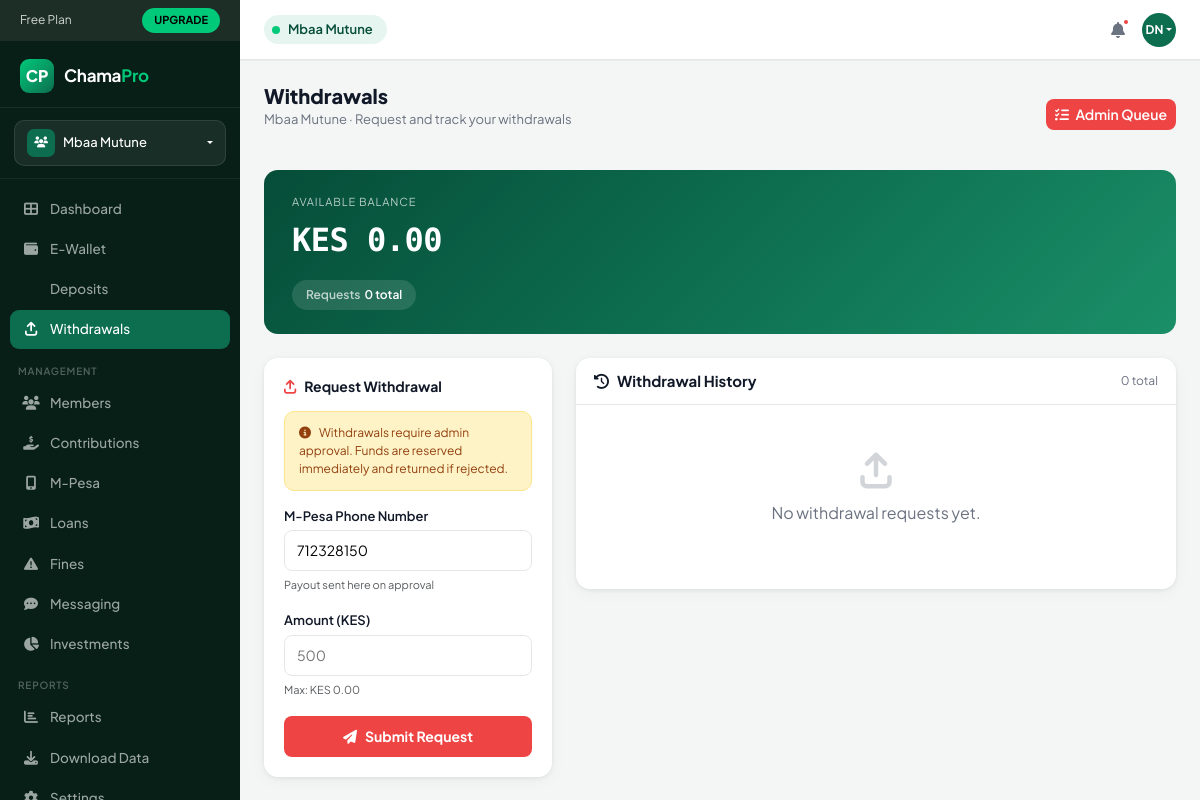
The page /wallets/1/withdrawals/ (signed in) on the database its author committed.
### chamapro/models.py (models this page shows, shortened)
class Chama(models.Model):
    name                = models.CharField(max_length=255)
    description         = models.TextField(blank=True, null=True)
    created_by          = models.ForeignKey(
        'User', null=True, blank=True, on_delete=models.SET_NULL, related_name='created_chamas'
    )
    currency            = models.CharField(max_length=10, default='KES')
    contribution_amount = models.DecimalField(max_digits=12, decimal_places=2, default=0)
    contribution_day    = models.PositiveSmallIntegerField(default=5)
    meeting_day         = models.CharField(max_length=20, blank=True, null=True)
    max_members         = models.PositiveSmallIntegerField(default=10)
    late_penalty        = models.DecimalField(max_digits=5, decimal_places=2, default=5)
    loan_interest       = models.DecimalField(max_digits=5, decimal_places=2, default=10)
    settings            = models.JSONField(default=dict, blank=True)
    is_active           = models.BooleanField(default=True)
    created_at          = models.DateTimeField(auto_now_add=True)
    updated_at          = models.DateTimeField(auto_now=True)

class User(AbstractUser):
    phone = models.CharField(max_length=30, unique=True, null=True, blank=True)
    national_id   = models.CharField(max_length=20, blank=True, null=True)
    kra_pin       = models.CharField(max_length=20, blank=True, null=True)
    bio           = models.TextField(blank=True, null=True)
    occupation    = models.CharField(max_length=100, blank=True, null=True)
    location      = models.CharField(max_length=100, blank=True, null=True)
    avatar        = models.ImageField(upload_to='avatars/', blank=True, null=True)
    bank_name     = models.CharField(max_length=100, blank=True, null=True)
    bank_account  = models.CharField(max_length=30, blank=True, null=True)
    mpesa_number  = models.CharField(max_length=20, blank=True, null=True)
    KYC_CHOICES = [
        ('unverified', 'Unverified'),
        ('pending',    'Pending Review'),
        ('verified',   'Verified'),
    ]
    kyc_status = models.CharField(max_length=20, choices=KYC_CHOICES, default='unverified')

### wallets/models.py (models this page shows, shortened)
class Wallet(models.Model):
    membership = models.OneToOneField(
        'chamapro.Membership',
        on_delete=models.CASCADE,
        related_name='wallet',
    )
    balance    = models.DecimalField(max_digits=12, decimal_places=2, default=Decimal('0.00'))
    is_frozen  = models.BooleanField(default=False)
    created_at = models.DateTimeField(auto_now_add=True)
    updated_at = models.DateTimeField(auto_now=True)
    class Meta:
        verbose_name        = 'Member Wallet'
        verbose_name_plural = 'Member Wallets'
        ordering            = ['-created_at']

### wallets/views.py (the view)
# urls.py: path('<int:chama_id>/withdrawals/',   views.withdrawal_page,      name='withdrawal_page'),
@login_required
def withdrawal_page(request, chama_id):
    chama      = get_object_or_404(Chama, pk=chama_id)
    membership = _get_membership(request.user, chama)
    wallet     = _get_or_create_wallet(membership)
    withdrawals = wallet.withdrawal_requests.all().order_by('-created_at')
    paginator   = Paginator(withdrawals, 15)
    page_obj    = paginator.get_page(request.GET.get('page', 1))
    context = {
        'chama':       chama,
        'membership':  membership,
        'wallet':      wallet,
        'page_obj':    page_obj,
        'active_chama': chama,
        'is_admin':    _is_admin_or_manager(membership),
    }
    return render(request, 'wallets/withdrawals.html', context)

### chamapro/context_processors.py (called while the page is built)
def user_subscription(request):
    if request.user.is_authenticated:
        try:
            sub = request.user.subscription
        except Exception:
            sub = None
        return {'user_subscription': sub}
    return {'user_subscription': None}

def active_chama(request):
    if not request.user.is_authenticated:
        return {}
    active_chama_id = request.session.get('active_chama_id')
    membership = None
    if active_chama_id:
        membership = Membership.objects.filter(
            user=request.user,
            chama_id=active_chama_id,
            active=True
        ).select_related('chama').first()
    if not membership:
        membership = Membership.objects.filter(
            user=request.user,
            active=True
        ).select_related('chama').first()
    return {
        'chama': membership.chama if membership else None,
        'my_membership': membership,
    }

### wallets/views.py (called while the page is built)
def _get_membership(user, chama):
    return get_object_or_404(Membership, user=user, chama=chama, active=True)

def _get_or_create_wallet(membership):
    wallet, _ = Wallet.objects.get_or_create(membership=membership)
    return wallet

def _is_admin_or_manager(membership):
    return membership.role in ('admin', 'manager')

### chamapro/templates/wallets/withdrawals.html (shortened to what this page needs)
{% extends 'base.html' %}
{% load humanize %}
{% block nav_withdrawals %}active{% endblock %}
{% block content %}
<div class="d-flex align-items-center justify-content-between mb-4">
  <div>
    <h1 class="page-title">Withdrawals</h1>
    <p class="page-sub">{{ chama.name }} · Request and track your withdrawals</p>
  </div>
  {% if is_admin %}
  <a href="{% url 'admin_withdrawals' chama.id %}" class="btn btn-sm" style="background:var(--danger);color:#fff;border-radius:8px;font-weight:600;">
    <i class="fas fa-list-check me-1"></i> Admin Queue
  </a>
  {% endif %}
</div>
<div class="balance-hero mb-4">
  <div class="balance-label">Available Balance</div>
  <div class="balance-amount">KES {{ wallet.balance|floatformat:2|intcomma }}</div>
  <div class="stat-pills-w">
    <div class="stat-pill-w"><span>Requests</span>{{ page_obj.paginator.count }} total</div>
  </div>
</div>
<div class="row g-4">
  <div class="col-lg-4">
    <div class="form-section">
      <h6><i class="fas fa-arrow-up-from-bracket me-2" style="color:var(--danger);"></i>Request Withdrawal</h6>
      {% if wallet.is_frozen %}
      <div class="warning-box"><i class="fas fa-lock me-2"></i>Your wallet is currently frozen. Contact your chama admin.</div>
      {% else %}
      <div class="warning-box"><i class="fas fa-info-circle me-2"></i>Withdrawals require admin approval. Funds are reserved immediately and returned if rejected.</div>
      <form method="post" action="{% url 'wallet_withdraw' chama.id %}">
        <div class="mb-3"><label class="form-label-cp">M-Pesa Phone Number</label><input type="tel" name="phone_number" class="form-control-cp" placeholder="07xx xxx xxx" value="{{ request.user.phone|default:'' }}" required><small class="text-muted" style="font-size:11px;">Payout sent here on approval</small></div>
        <div class="mb-3"><label class="form-label-cp">Amount (KES)</label><input type="number" name="amount" class="form-control-cp" placeholder="500" min="10" max="{{ wallet.balance }}" step="1" required><small class="text-muted" style="font-size:11px;">Max: KES {{ wallet.balance|floatformat:2|intcomma }}</small></div>
        <button type="submit" class="btn-danger-cp"><i class="fas fa-paper-plane me-2"></i>Submit Request</button>
      </form>
      {% endif %}
    </div>
  </div>
  <div class="col-lg-8">
    <div class="table-card">
      <div class="table-card-header">
        <h6><i class="fas fa-history me-2"></i>Withdrawal History</h6>
        <span style="font-size:12px;color:var(--muted);">{{ page_obj.paginator.count }} total</span>
      </div>
      {% if page_obj.object_list %}
      <div style="overflow-x:auto;">
        <table class="dep-table">
          <thead><tr><th>#</th><th>Amount</th><th>Phone</th><th>M-Pesa Ref</th><th>Status</th><th>Date</th></tr></thead>
          <tbody>
            {% for wr in page_obj %}
            <tr>
              <td style="color:var(--muted);font-size:12px;">#{{ wr.pk }}</td>
              <td style="font-family:'DM Mono',monospace;font-weight:700;color:var(--danger);">- KES {{ wr.amount|floatformat:2|intcomma }}</td>
              <td style="font-size:12px;">{{ wr.phone_number }}</td>
              <td style="font-size:12px;color:var(--muted);">{{ wr.mpesa_reference|default:"—" }}</td>
              <td>
                <span class="badge-status {% if wr.status == 'pending' %}badge-pending{% elif wr.status == 'approved' %}badge-approved{% elif wr.status == 'paid' %}badge-paid{% elif wr.status == 'rejected' %}badge-rejected{% else %}badge-failed{% endif %}">
                  <i class="fas {% if wr.status == 'pending' %}fa-clock{% elif wr.status == 'approved' %}fa-thumbs-up{% elif wr.status == 'paid' %}fa-check-circle{% elif wr.status == 'rejected' %}fa-times-circle{% else %}fa-exclamation-circle{% endif %}"></i>
                  {{ wr.get_status_display }}
                </span>
                {% if wr.rejection_reason %}<div style="font-size:11px;color:var(--danger);margin-top:3px;">{{ wr.rejection_reason }}</div>{% endif %}
              </td>
              <td style="font-size:12px;color:var(--muted);">{{ wr.created_at|date:"d M Y H:i" }}</td>
            </tr>
            {% endfor %}
          </tbody>
        </table>
      </div>
      {% if page_obj.has_other_pages %}
      <div style="padding:12px 16px;border-top:1px solid var(--border);display:flex;gap:6px;justify-content:center;">
        {% if page_obj.has_previous %}<a href="?page={{ page_obj.previous_page_number }}" class="pag-btn">«</a>{% endif %}
        <span class="pag-btn active">{{ page_obj.number }} / {{ page_obj.paginator.num_pages }}</span>
        {% if page_obj.has_next %}<a href="?page={{ page_obj.next_page_number }}" class="pag-btn">»</a>{% endif %}
      </div>
      {% endif %}
      {% else %}
      <div class="empty-state"><i class="fas fa-arrow-up-from-bracket"></i><p>No withdrawal requests yet.</p></div>
      {% endif %}
    </div>
  </div>
</div>
{% endblock %}

### chamapro/templates/base.html (shortened to what this page needs)
{% load static %}
{% load humanize %}
<!DOCTYPE html>
<html lang="en">
<head>
  <link href="https://cdn.jsdelivr.net/npm/bootstrap@5.3.2/dist/css/bootstrap.min.css" rel="stylesheet">
  <link rel="stylesheet" href="https://cdnjs.cloudflare.com/ajax/libs/font-awesome/6.4.2/css/all.min.css">
</head>
<body>
<aside class="sidebar">
  <div class="plan-banner">
    <span>Free Plan</span>
    <a href="{% url 'upgrade' %}" class="upgrade-btn">UPGRADE</a>
  </div>
  <div class="sidebar-logo">
    <div class="logo-icon">CP</div>
    <div class="logo-text">Chama<span>Pro</span></div>
  </div>
  <div class="chama-selector-wrap">
    <div class="dropdown">
      <div class="chama-btn dropdown-toggle" data-bs-toggle="dropdown">
        <div class="chama-icon"><i class="fas fa-users" style="font-size:11px;"></i></div>
        <span class="chama-name">{{ chama.name }}</span>
      </div>
    </div>
  </div>
  <nav style="flex:1;padding-bottom:8px;">
    <div class="nav-section">
      <div class="nav-item-wrap">
        <a href="{% url 'dashboard' %}" class="nav-link-cp {% block nav_dashboard %}{% endblock %}"><i class="fas fa-th-large"></i> Dashboard</a>
      </div>
      <div class="nav-item-wrap">
        <a href="{% url 'wallet_dashboard' chama.id %}" class="nav-link-cp {% block nav_wallet %}{% endblock %}"><i class="fas fa-wallet"></i> E-Wallet</a>
      </div>
      <div class="nav-item-wrap">
        <a href="{% url 'deposit_page' chama.id %}" class="nav-link-cp {% block nav_deposits %}{% endblock %}"> Deposits</a>
      </div>
      <div class="nav-item-wrap">
        <a href="{% url 'withdrawal_page' chama.id %}" class="nav-link-cp {% block nav_withdrawals %}{% endblock %}"><i class="fas fa-arrow-up-from-bracket"></i> Withdrawals</a>
      </div>
    </div>
    <div class="nav-section">
      <div class="nav-section-label">Management</div>
      <div class="nav-item-wrap">
        <a href="{% url 'chama_members' chama.id %}" class="nav-link-cp {% block nav_members %}{% endblock %}"><i class="fas fa-users"></i> Members</a>
      </div>
      <div class="nav-item-wrap">
        <a href="{% url 'contributions' chama.id %}" class="nav-link-cp {% block nav_contributions %}{% endblock %}"><i class="fas fa-hand-holding-dollar"></i> Contributions</a>
      </div>
      <div class="nav-item-wrap">
        <a href="{% url 'mpesa_transactions' chama.id %}" class="nav-link-cp {% block nav_mpesa %}{% endblock %}"><i class="fas fa-mobile-screen-button"></i> M-Pesa</a>
      </div>
      <div class="nav-item-wrap">
        <a href="{% url 'loans' chama.id %}" class="nav-link-cp {% block nav_loans %}{% endblock %}"><i class="fas fa-money-bill-wave"></i> Loans</a>
      </div>
      <div class="nav-item-wrap">
        <a href="{% url 'fines' chama.id %}" class="nav-link-cp {% block nav_fines %}{% endblock %}"><i class="fas fa-triangle-exclamation"></i> Fines</a>
      </div>
      <div class="nav-item-wrap">
        <a href="{% url 'messaging_hub' chama.id %}" class="nav-link-cp {% block nav_messaging %}{% endblock %}"><i class="fas fa-comment-dots"></i> Messaging</a>
      </div>
      <div class="nav-item-wrap">
        <a href="{% url 'investments:portfolio' chama.id %}" class="nav-link-cp {% block nav_investments %}{% endblock %}"><i class="fas fa-chart-pie"></i> Investments</a>
      </div>
    </div>
    <div class="nav-section">
      <div class="nav-section-label">Reports</div>
      <div class="nav-item-wrap">
        <a href="{% url 'reports' chama.id %}" class="nav-link-cp {% block nav_reports %}{% endblock %}"><i class="fas fa-chart-bar"></i> Reports</a>
      </div>
      <div class="nav-item-wrap">
        <a href="{% url 'export_report_excel' chama.id %}" class="nav-link-cp"><i class="fas fa-download"></i> Download Data</a>
      </div>
      <div class="nav-item-wrap">
        <a href="{% url 'chama_settings' chama.id %}" class="nav-link-cp {% block nav_settings %}{% endblock %}">
          <i class="fas fa-cog"></i> Settings
        </a>
      </div>
    </div>
  </nav>
</aside>
<header class="topbar">
  <div class="topbar-group-badge">
    <div class="dot"></div>
    <span>{{ chama.name|truncatechars:25 }}</span>
  </div>
  <div class="topbar-right">
    <button class="topbar-icon-btn"><i class="fas fa-bell"></i><div class="notif-dot"></div></button>
    <div class="dropdown">
      <div class="topbar-avatar dropdown-toggle" data-bs-toggle="dropdown">
        {{ user.first_name.0|upper }}{{ user.last_name.0|upper }}
      </div>
    </div>
  </div>
</header>
<div class="main-wrap">
  <div class="main-content">
    {% block content %}{% endblock %}
  </div>
</div>
</body>
</html>

### rows shown on the page
Chama: name "Mbaa Mutune"
User: first_name.0 "D", last_name.0 "N", phone_number "712328150"
Wallet: balance "0.00"

### other values the page prints
{{ page_obj.paginator.count }} "0"
